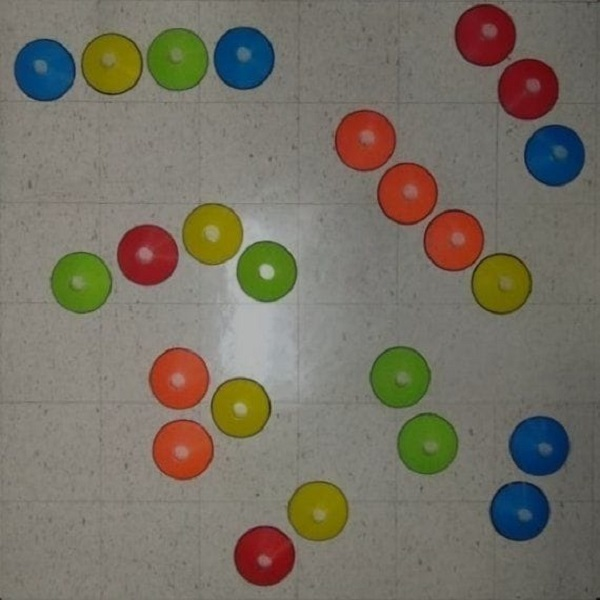
#> input picture Caso_2/Caso2a.jpeg, 600 x 600 px, found by its file name
$ python 2-Python_solve_map.py
#> lines starting #> are read from the running program, lines starting #| are printed output that depends on the picture
import os
import matplotlib.pyplot as plt
import myro

environment_size=[600,600] ### size in cm

####-----------------Input Data-----------------
imagen=r"Caso_2\Caso2a.jpeg"
n_obstacles=27
slope1=1
slope2=4
rad_hyper=0.1
init_point=[100,100]   ## [x,y] pos
end_point=[400,540]
n_hyper_max=15000
file_slopes=r"Caso_2\slopes.txt"


### slopes file
with open(file_slopes, "w") as file:
    file.write(str(n_obstacles)+ "\n")
    file.write(str(rad_hyper)+ "\n")
    file.write(str(slope1)+ "\n")
    file.write(str(slope2)+ "\n")
    file.write(str(n_hyper_max)+ "\n")
    file.write(str(init_point[0])+ "\n")
    file.write(str(init_point[1])+ "\n")
    file.write(str(end_point[0])+ "\n")
    file.write(str(end_point[1])+ "\n")

# obstacles data
ruta_obstaculos = r"Caso_2\obstaculos1.txt"

# homotopy tool path
ruta_exe = r"Caso_2\HPPM_v1.exe"

# output data
ruta_datos = r"Caso_2\tray.txt"

# n executions
num_ejecuciones = 1

# Lista para almacenar los datos del archivo de texto
homotopy_path = []

# Lista para almacenar los obstáculos
obstaculos = []

for _ in range(num_ejecuciones):
    os.system(ruta_exe)

    # Leer el archivo de datos generado
    with open(ruta_datos, 'r') as archivo:
        lineas = archivo.readlines()

        # Extraer los datos de cada línea y almacenarlos en la lista
        for linea in lineas:
            elementos = linea.strip().split('\t')
            x = float(elementos[0])
            y = float(elementos[1])
            homotopy_path.append((x, y))

    # Leer el archivo de obstáculos
    with open(ruta_obstaculos, 'r') as archivo_obstaculos:
        lineas_obstaculos = archivo_obstaculos.readlines()

        # Extraer los datos de cada línea y almacenarlos en la lista de obstáculos
        for linea_obstaculo in lineas_obstaculos:
            elementos_obstaculo = linea_obstaculo.strip().split('\t')
            x_obstaculo = float(elementos_obstaculo[0])
            y_obstaculo = float(elementos_obstaculo[1])
            radio_obstaculo = float(elementos_obstaculo[2])
            obstaculos.append((x_obstaculo, y_obstaculo, radio_obstaculo))
#> this loop made 1 pass; (reads Caso_2/tray.txt from the repository)

# Graficar los datos y obstáculos
x_vals = [dato[0] for dato in homotopy_path]
y_vals = [dato[1] for dato in homotopy_path]

##plt.scatter(x_vals, y_vals, color='blue', label='homotopy_path')

for obstaculo in obstaculos:
    x_obstaculo, y_obstaculo, radio_obstaculo = obstaculo
    circulo = plt.Circle((x_obstaculo, y_obstaculo), radio_obstaculo, color='red', fill=False)
    plt.gca().add_patch(circulo)

plt.scatter(x_vals, y_vals, color='blue', label='homotopy_path')
plt.xlabel('X')
plt.ylabel('Y')
plt.title('Homotopy path')
plt.legend()

fig_image = plt.imread(imagen)
#> fig_image is the input picture: shape (600, 600, 3); mean R, G, B 118.7, 113, 100.5
alto_px, ancho_px, _ = fig_image.shape
#> alto_px = 600; ancho_px = 600
print("tamano=", alto_px, ancho_px)
#| tamano= 600 600
rezise=max(600/alto_px, 600/ancho_px)
#> rezise = 1
plt.imshow(fig_image, extent=[0, ancho_px*rezise, 0, alto_px*rezise]) ##, aspect='auto', origin='lower'
plt.show()
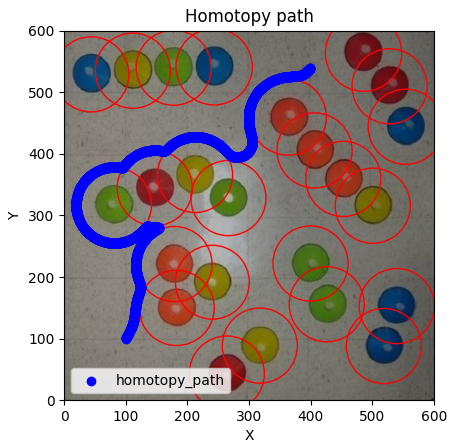
#> figure drawn by matplotlib, 1 panel


fig_image = plt.imread(imagen)
alto_px, ancho_px, _ = fig_image.shape
print("tamano=", alto_px, ancho_px)
#| tamano= 600 600
plt.imshow(fig_image, extent=[0, ancho_px*rezise, 0, alto_px*rezise]) ##, aspect='auto', origin='lower'
plt.show()
